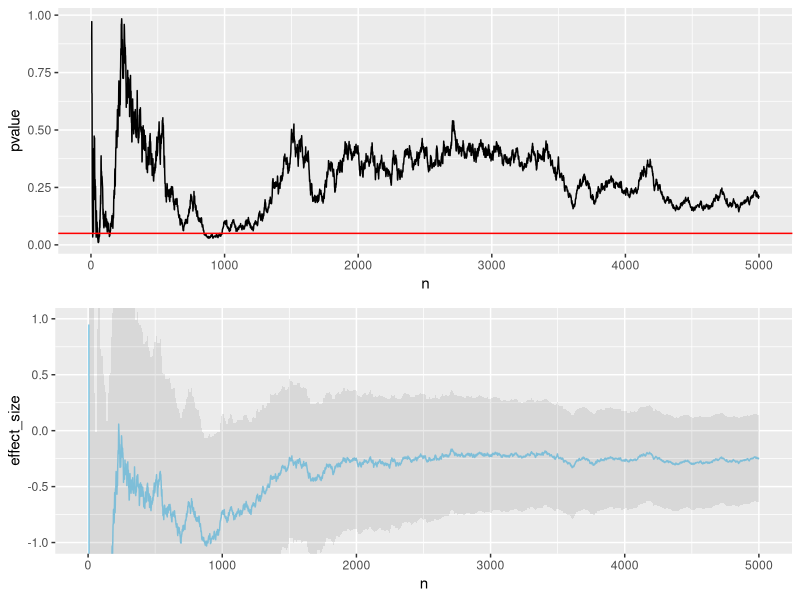
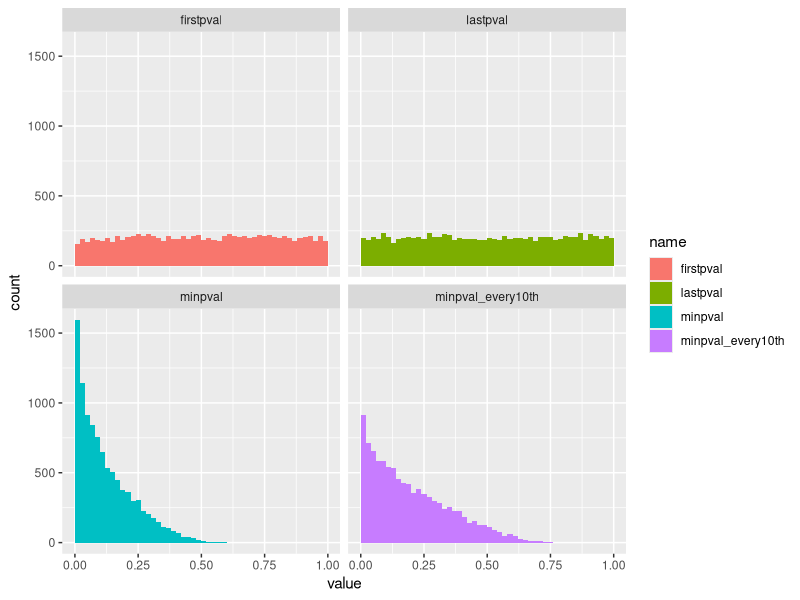
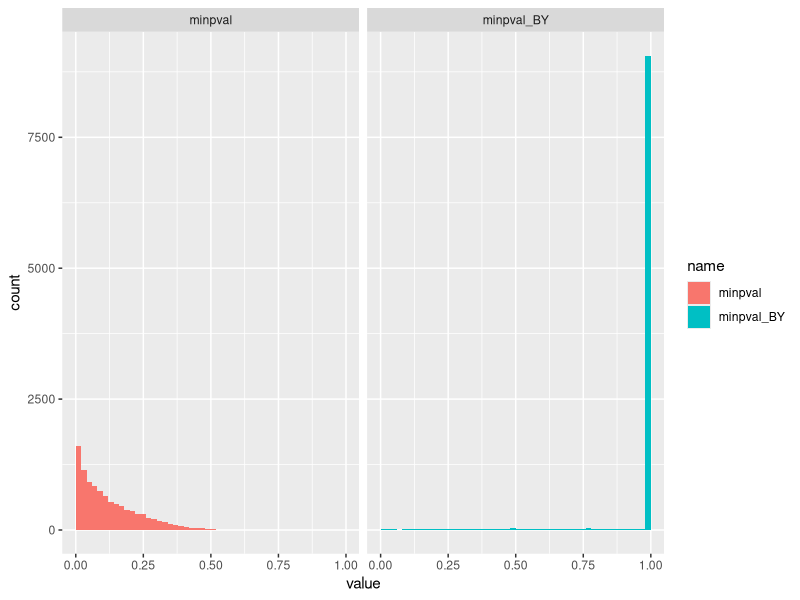

Reproduce these figures in R, in order.
## ---- chunk 1
knitr::opts_knit$set(base.dir = "/Users/kath/docs/nichollskc.github.io/", base.url = "/")
knitr::opts_chunk$set(fig.path = "assets/images/")
## ---- chunk 2
library(ggplot2)
library(tidyverse)
library(gridExtra)
## ---- chunk 3
performTests <- function(effectSize, sd, sampleSize) {
  group1 <- rnorm(sampleSize, mean=0, sd=sd)
  group2 <- rnorm(sampleSize, mean=effectSize, sd=sd)
  t_test_first_n <- function (n) {
    test <- t.test(group1[1:n], group2[1:n], alternative="two.sided")
    c(n, test$p.value, test$conf.int, mean(test$conf.int))
  }
  test_results <- lapply(5:sampleSize, t_test_first_n)
  results_df <- as.data.frame(do.call(rbind, test_results))
  colnames(results_df) =c("n", "pvalue", "lower_bound", "upper_bound", "effect_size")
  return (results_df)
}

basicPlot <- function(results_df) {
  pval_plot <- ggplot(results_df, aes(x=n)) +
    geom_line(aes(y=pvalue)) +
    geom_hline(yintercept=0.05, colour='red')
  
  effect_size_plot <- ggplot(results_df, aes(x=n)) +
    geom_line(aes(y=effect_size), colour='skyblue') +
    geom_ribbon(aes(ymin=lower_bound, ymax=upper_bound), linetype=2, alpha=0.1) +
    coord_cartesian(ylim = c(-1, 1)) 

  return (grid.arrange(pval_plot, effect_size_plot, nrow=2))
}
## ---- chunk 4
set.seed(1234)
results <- performTests(0, 10, 5000)
basicPlot(results)
## ---- chunk 5
set.seed(13)
generate_results <- function(numTrials, numSamples) {
  replicate(numTrials, performTests(0, 10, numSamples)$pvalue)
}
many_trials_pvals <- generate_results(10000, 100)
## ---- chunk 6
summarised <- data.frame(firstpval=many_trials_pvals[1, ],
                         lastpval=many_trials_pvals[nrow(many_trials_pvals), ],
                         minpval=apply(many_trials_pvals, FUN=min, MARGIN=2),
                         minpval_every10th=apply(many_trials_pvals[seq(6, 96, by=10), ], FUN=min, MARGIN=2),
                         minpval_every30th=apply(many_trials_pvals[seq(26, 96, by=30), ], FUN=min, MARGIN=2))
ggplot(pivot_longer(summarised, cols=1:4), aes(x=value, fill=name)) +
  geom_histogram(binwidth=0.02, boundary=0) +
  facet_wrap(~name) +
  scale_x_continuous(limits=c(0,1))
## ---- chunk 7
apply(summarised < 0.05, 2, mean)
## ---- chunk 8
min_after_adjusting <- function(pval_list) {
  return (min(p.adjust(pval_list, method="BY")))
}
summarised <- data.frame(minpval=apply(many_trials_pvals, FUN=min, MARGIN=2),
                         minpval_BY=apply(many_trials_pvals, FUN=min_after_adjusting, MARGIN=2))
ggplot(pivot_longer(summarised, cols=1:2), aes(x=value, fill=name)) +
  geom_histogram(binwidth=0.02, boundary=0) +
  facet_wrap(~name) +
  scale_x_continuous(limits=c(0,1))
